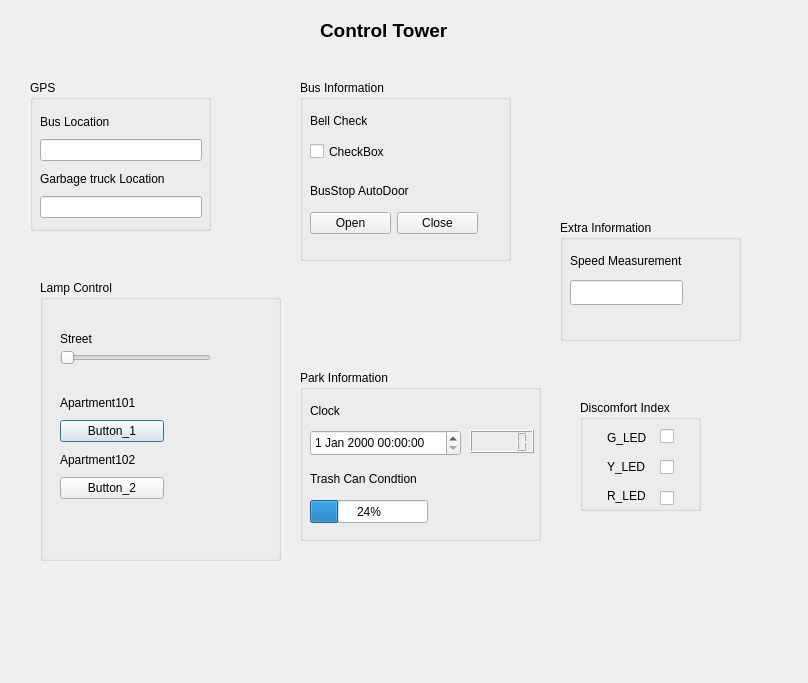
<?xml version="1.0" encoding="UTF-8"?>
<ui version="4.0">
 <class>Dialog</class>
 <widget class="QDialog" name="Dialog">
  <property name="geometry">
   <rect>
    <x>0</x>
    <y>0</y>
    <width>808</width>
    <height>683</height>
   </rect>
  </property>
  <property name="windowTitle">
   <string>Dialog</string>
  </property>
  <widget class="QLabel" name="label_8">
   <property name="geometry">
    <rect>
     <x>320</x>
     <y>10</y>
     <width>131</width>
     <height>41</height>
    </rect>
   </property>
   <property name="text">
    <string>&lt;html&gt;&lt;head/&gt;&lt;body&gt;&lt;p&gt;&lt;span style=&quot; font-size:14pt; font-weight:600; color:#000000;&quot;&gt;Control Tower&lt;/span&gt;&lt;/p&gt;&lt;/body&gt;&lt;/html&gt;</string>
   </property>
   <property name="alignment">
    <set>Qt::AlignLeading|Qt::AlignLeft|Qt::AlignVCenter</set>
   </property>
  </widget>
  <widget class="QGroupBox" name="groupBox">
   <property name="geometry">
    <rect>
     <x>40</x>
     <y>280</y>
     <width>241</width>
     <height>281</height>
    </rect>
   </property>
   <property name="title">
    <string>Lamp Control</string>
   </property>
   <widget class="QSlider" name="horizontalSlider">
    <property name="geometry">
     <rect>
      <x>20</x>
      <y>70</y>
      <width>151</width>
      <height>16</height>
     </rect>
    </property>
    <property name="orientation">
     <enum>Qt::Horizontal</enum>
    </property>
   </widget>
   <widget class="QLabel" name="label_11">
    <property name="geometry">
     <rect>
      <x>181</x>
      <y>70</y>
      <width>30</width>
      <height>17</height>
     </rect>
    </property>
    <property name="text">
     <string/>
    </property>
    <property name="alignment">
     <set>Qt::AlignRight|Qt::AlignTrailing|Qt::AlignVCenter</set>
    </property>
   </widget>
   <widget class="QLabel" name="label_10">
    <property name="geometry">
     <rect>
      <x>20</x>
      <y>50</y>
      <width>101</width>
      <height>17</height>
     </rect>
    </property>
    <property name="text">
     <string>Street</string>
    </property>
   </widget>
   <widget class="QWidget" name="">
    <property name="geometry">
     <rect>
      <x>20</x>
      <y>111</y>
      <width>104</width>
      <height>108</height>
     </rect>
    </property>
    <layout class="QVBoxLayout" name="verticalLayout_5">
     <item>
      <layout class="QVBoxLayout" name="verticalLayout_3">
       <item>
        <widget class="QLabel" name="label_3">
         <property name="text">
          <string>Apartment101</string>
         </property>
        </widget>
       </item>
       <item>
        <widget class="QPushButton" name="pushButton">
         <property name="text">
          <string>Button_1</string>
         </property>
        </widget>
       </item>
      </layout>
     </item>
     <item>
      <layout class="QVBoxLayout" name="verticalLayout_4">
       <item>
        <widget class="QLabel" name="label_4">
         <property name="text">
          <string>Apartment102</string>
         </property>
        </widget>
       </item>
       <item>
        <widget class="QPushButton" name="pushButton_2">
         <property name="text">
          <string>Button_2</string>
         </property>
        </widget>
       </item>
      </layout>
     </item>
    </layout>
   </widget>
  </widget>
  <widget class="QGroupBox" name="groupBox_2">
   <property name="geometry">
    <rect>
     <x>30</x>
     <y>80</y>
     <width>181</width>
     <height>151</height>
    </rect>
   </property>
   <property name="title">
    <string>GPS</string>
   </property>
   <widget class="QWidget" name="">
    <property name="geometry">
     <rect>
      <x>10</x>
      <y>30</y>
      <width>162</width>
      <height>108</height>
     </rect>
    </property>
    <layout class="QVBoxLayout" name="verticalLayout_6">
     <item>
      <layout class="QVBoxLayout" name="verticalLayout">
       <item>
        <widget class="QLabel" name="label">
         <property name="text">
          <string>Bus Location</string>
         </property>
        </widget>
       </item>
       <item>
        <widget class="QLineEdit" name="lineEdit"/>
       </item>
      </layout>
     </item>
     <item>
      <layout class="QVBoxLayout" name="verticalLayout_2">
       <item>
        <widget class="QLabel" name="label_2">
         <property name="text">
          <string>Garbage truck Location</string>
         </property>
        </widget>
       </item>
       <item>
        <widget class="QLineEdit" name="lineEdit_2"/>
       </item>
      </layout>
     </item>
    </layout>
   </widget>
  </widget>
  <widget class="QGroupBox" name="groupBox_3">
   <property name="geometry">
    <rect>
     <x>300</x>
     <y>370</y>
     <width>241</width>
     <height>171</height>
    </rect>
   </property>
   <property name="title">
    <string>Park Information</string>
   </property>
   <widget class="QLCDNumber" name="lcdNumber">
    <property name="geometry">
     <rect>
      <x>170</x>
      <y>60</y>
      <width>64</width>
      <height>23</height>
     </rect>
    </property>
    <property name="lineWidth">
     <number>1</number>
    </property>
    <property name="midLineWidth">
     <number>0</number>
    </property>
    <property name="digitCount">
     <number>5</number>
    </property>
    <property name="value" stdset="0">
     <double>0.000000000000000</double>
    </property>
    <property name="intValue" stdset="0">
     <number>0</number>
    </property>
   </widget>
   <widget class="QProgressBar" name="progressBar">
    <property name="geometry">
     <rect>
      <x>10</x>
      <y>130</y>
      <width>118</width>
      <height>23</height>
     </rect>
    </property>
    <property name="value">
     <number>24</number>
    </property>
   </widget>
   <widget class="QLabel" name="label_5">
    <property name="geometry">
     <rect>
      <x>10</x>
      <y>30</y>
      <width>41</width>
      <height>21</height>
     </rect>
    </property>
    <property name="text">
     <string>Clock</string>
    </property>
   </widget>
   <widget class="QLabel" name="label_6">
    <property name="geometry">
     <rect>
      <x>10</x>
      <y>100</y>
      <width>131</width>
      <height>17</height>
     </rect>
    </property>
    <property name="text">
     <string>Trash Can Condtion</string>
    </property>
   </widget>
   <widget class="QDateTimeEdit" name="dateTimeEdit">
    <property name="geometry">
     <rect>
      <x>10</x>
      <y>60</y>
      <width>151</width>
      <height>26</height>
     </rect>
    </property>
   </widget>
  </widget>
  <widget class="QGroupBox" name="groupBox_4">
   <property name="geometry">
    <rect>
     <x>300</x>
     <y>80</y>
     <width>211</width>
     <height>181</height>
    </rect>
   </property>
   <property name="title">
    <string>Bus Information</string>
   </property>
   <widget class="QLabel" name="label_7">
    <property name="geometry">
     <rect>
      <x>10</x>
      <y>100</y>
      <width>131</width>
      <height>21</height>
     </rect>
    </property>
    <property name="text">
     <string>BusStop AutoDoor</string>
    </property>
   </widget>
   <widget class="QLabel" name="label_12">
    <property name="geometry">
     <rect>
      <x>10</x>
      <y>30</y>
      <width>131</width>
      <height>21</height>
     </rect>
    </property>
    <property name="text">
     <string>Bell Check</string>
    </property>
   </widget>
   <widget class="QCheckBox" name="checkBox_3">
    <property name="geometry">
     <rect>
      <x>10</x>
      <y>60</y>
      <width>92</width>
      <height>23</height>
     </rect>
    </property>
    <property name="text">
     <string>CheckBox</string>
    </property>
   </widget>
   <widget class="QWidget" name="">
    <property name="geometry">
     <rect>
      <x>10</x>
      <y>130</y>
      <width>168</width>
      <height>27</height>
     </rect>
    </property>
    <layout class="QHBoxLayout" name="horizontalLayout">
     <item>
      <widget class="QPushButton" name="pushButton_4">
       <property name="text">
        <string>Open</string>
       </property>
      </widget>
     </item>
     <item>
      <widget class="QPushButton" name="pushButton_3">
       <property name="text">
        <string>Close</string>
       </property>
      </widget>
     </item>
    </layout>
   </widget>
  </widget>
  <widget class="QGroupBox" name="groupBox_5">
   <property name="geometry">
    <rect>
     <x>560</x>
     <y>220</y>
     <width>181</width>
     <height>121</height>
    </rect>
   </property>
   <property name="title">
    <string>Extra Information</string>
   </property>
   <widget class="QLineEdit" name="lineEdit_3">
    <property name="geometry">
     <rect>
      <x>10</x>
      <y>60</y>
      <width>113</width>
      <height>25</height>
     </rect>
    </property>
   </widget>
   <widget class="QLabel" name="label_9">
    <property name="geometry">
     <rect>
      <x>10</x>
      <y>30</y>
      <width>141</width>
      <height>21</height>
     </rect>
    </property>
    <property name="text">
     <string>Speed Measurement</string>
    </property>
   </widget>
  </widget>
  <widget class="QGroupBox" name="groupBox_6">
   <property name="geometry">
    <rect>
     <x>580</x>
     <y>400</y>
     <width>121</width>
     <height>111</height>
    </rect>
   </property>
   <property name="title">
    <string>Discomfort Index </string>
   </property>
   <widget class="QCheckBox" name="checkBox_4">
    <property name="geometry">
     <rect>
      <x>80</x>
      <y>90</y>
      <width>16</width>
      <height>16</height>
     </rect>
    </property>
    <property name="text">
     <string/>
    </property>
   </widget>
   <widget class="QCheckBox" name="checkBox_2">
    <property name="geometry">
     <rect>
      <x>80</x>
      <y>59</y>
      <width>16</width>
      <height>16</height>
     </rect>
    </property>
    <property name="text">
     <string/>
    </property>
   </widget>
   <widget class="QCheckBox" name="checkBox">
    <property name="geometry">
     <rect>
      <x>80</x>
      <y>28</y>
      <width>16</width>
      <height>16</height>
     </rect>
    </property>
    <property name="text">
     <string/>
    </property>
   </widget>
   <widget class="QWidget" name="">
    <property name="geometry">
     <rect>
      <x>27</x>
      <y>26</y>
      <width>47</width>
      <height>81</height>
     </rect>
    </property>
    <layout class="QVBoxLayout" name="verticalLayout_7">
     <item>
      <widget class="QLabel" name="label_13">
       <property name="text">
        <string>G_LED</string>
       </property>
      </widget>
     </item>
     <item>
      <widget class="QLabel" name="label_14">
       <property name="text">
        <string>Y_LED</string>
       </property>
      </widget>
     </item>
     <item>
      <widget class="QLabel" name="label_15">
       <property name="text">
        <string>R_LED</string>
       </property>
      </widget>
     </item>
    </layout>
   </widget>
  </widget>
 </widget>
 <tabstops>
  <tabstop>horizontalSlider</tabstop>
  <tabstop>dateTimeEdit</tabstop>
  <tabstop>lineEdit_3</tabstop>
  <tabstop>lineEdit</tabstop>
  <tabstop>lineEdit_2</tabstop>
 </tabstops>
 <resources/>
 <connections/>
</ui>
